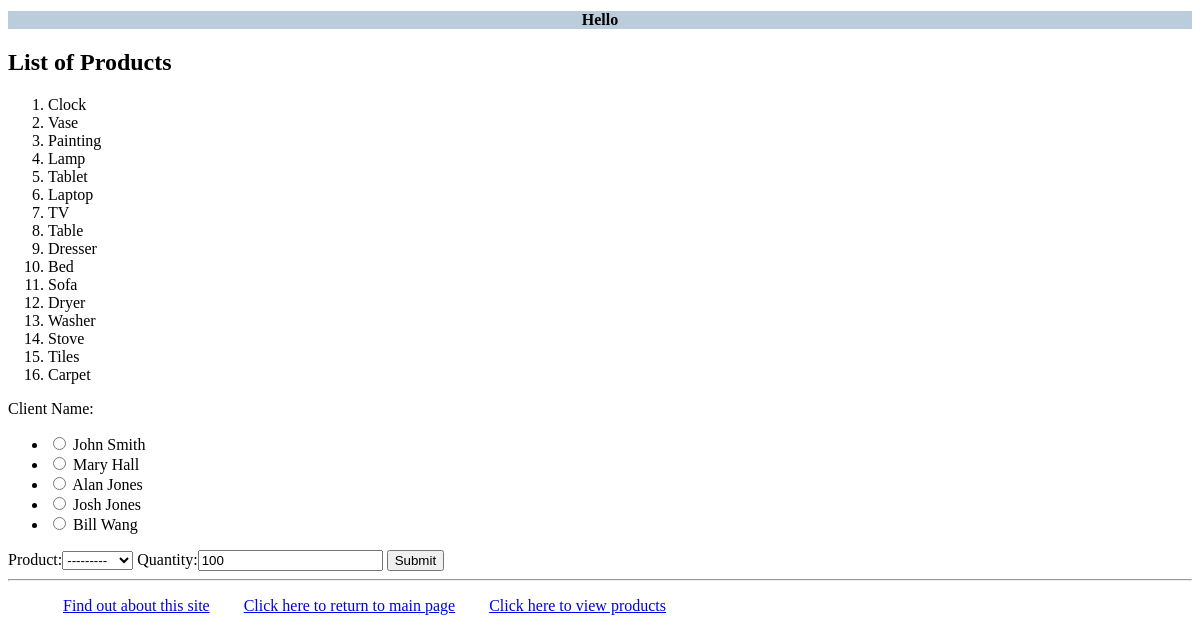
The page /myapp/placeorder/ on the database its author committed.
### myapp/models.py (models this page shows, shortened)
class Product(models.Model):
    category = models.ForeignKey(Category, related_name='products',on_delete=models.CASCADE)
    name = models.CharField(max_length=200)
    price = models.DecimalField(max_digits=10, decimal_places=2)
    stock = models.PositiveIntegerField(default=100)
    available = models.BooleanField(default=True)
    description = models.TextField(blank=True, default='')
    interested = models.PositiveIntegerField(default=0)
    def __str__(self):
        return self.name

### myapp/views.py (the view)
# urls.py: path(r'placeorder/',views.place_order,name='place order'),
def place_order(request):
    msg = ''
    prodlist = Product.objects.all()
    if request.method == 'POST':
        form = OrderForm(request.POST)
        if form.is_valid():
            order = form.save(commit=False)
            if order.num_units <= order.product.stock:
                var = Product.objects.get(name=order.product)
                newstock = Product.objects.filter(name=var).values_list('stock',flat=True).get()
                msg = 'Your order has been placed successfully.'+str(var) +str(order.num_units)+str(newstock)
                p = Product()
                p.updateStock(var,newstock,order.num_units)
                order.save()
            else:
                 msg = 'We do not have sufficient stock to fill your order.'
            return render(request, 'myapp/order_response.html', {'msg': msg})
    else:
        form = OrderForm()
    return render(request, 'myapp/placeorder.html', {'form': form, 'msg': msg,
                                                     'prodlist': prodlist})

### myapp/forms.py
class OrderForm(ModelForm):
    def __init__(self, *args, **kwargs):
        super(OrderForm, self).__init__(*args, **kwargs)
        self.fields['client'].empty_label = None
    class Meta:
        model = Order
        fields = ['client','product','num_units']
        labels = {'client': 'Client Name',
                  'num_units': 'Quantity'}
        widgets = {
            'client': forms.RadioSelect
        }

### myapp/models.py (called while the page is built)
    def __str__(self):
        result = User.get_full_name(self)
        return result

### myapp/templates/myapp/placeorder.html (shortened to what this page needs)
<!DOCTYPE html>
<html lang="en">
<head>
</head>
<body>
{% extends 'myapp/base.html' %}
{% block body_block %}
    {% if prodlist %}
    <h2>List of Products</h2>
    <ol>
        {% for product  in prodlist %}
            <li> {{ product.name}} </li>
        {% endfor %}
    </ol>
{% else %}
    <strong>There are no available products!</strong>
{% endif %}
    <form action="/order_response/" method="post">
    {{ form }}
    <input type="submit" value="Submit">
</form>
{% endblock %}

### rows shown on the page
Product: name "Clock"
Product: name "Vase"
Product: name "Painting"
Product: name "Lamp"
Product: name "Tablet"
Product: name "Laptop"
Product: name "TV"
Product: name "Table"
Product: name "Dresser"
Product: name "Bed"
Product: name "Sofa"
Product: name "Dryer"
Product: name "Washer"
Product: name "Stove"
Product: name "Tiles"
Product: name "Carpet"
